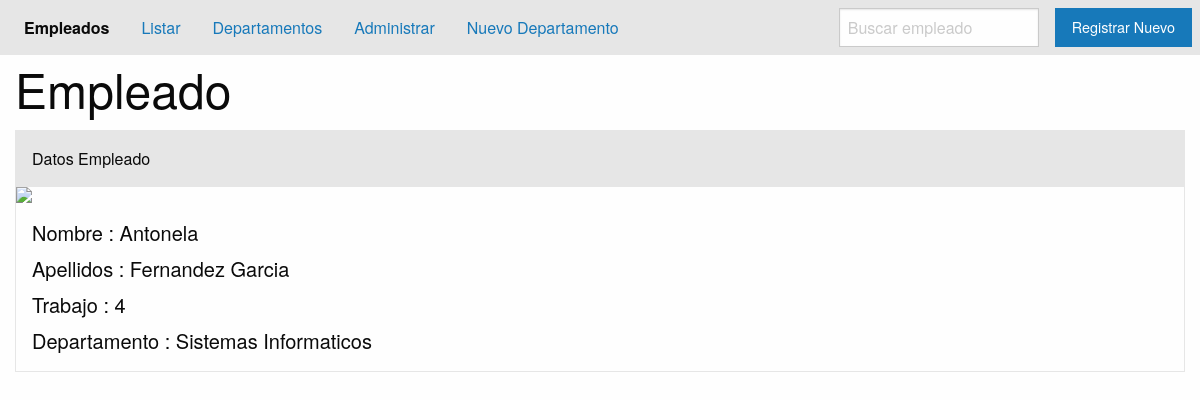
Page /worker_info/1/ on the committed database.
### applications/persona/models.py (models this page shows, shortened)
class Empleado(models.Model):
    jobs = (
        ('0','Contable'),
        ('1','Administrador'),
        ('2','Economista'),
        ('3','Secretario'),
        ('4','Ejecutivo')
    )
    first_name = models.CharField('Nombre', max_length=50)
    last_name = models.CharField('Apellido', max_length=50)
    job = models.CharField('Trabajo', max_length=20, choices=jobs)
    departamento = models.ForeignKey(Departamento, on_delete=models.CASCADE)
    skills = models.ManyToManyField(Skills)
    class Meta:
        verbose_name_plural = 'Workers'

### applications/departamento/models.py (models this page shows)
class Departamento(models.Model):
    name = models.CharField('Nombre', max_length=50)
    iniciales= models.CharField('Iniciales', max_length=20)
    active= models.BooleanField('Activo',default=False)
    class Meta:
        verbose_name = 'Mi departamento'
        verbose_name_plural = 'Areas'
    def __str__(self):
        return self.name

### applications/persona/views.py (the view)
# urls.py: path('worker_info/<pk>/', views.WorkerDetailView.as_view(), name='workerInfo'),
class WorkerDetailView(DetailView):
    model = Empleado
    context_object_name = 'worker'
    template_name = "worker_info.html"

### applications/persona/templates/worker_info.html (shortened to what this page needs)
{% extends 'base.html' %}
{% block content %}
{% include 'header.html' %}
<div class="grid-container">
    <div class="grid-x">
        <h1 class="cell">Empleado</h1>
<div class="card" style="width: 800px;">
    <div class="card-divider">
      Datos Empleado
    </div>
    <img src="static/img/img3.webp">
    <div class="card-section">
      <h5>Nombre : {{ worker.first_name }}</h5>
      <h5>Apellidos : {{ worker.last_name }}</h5>
      <h5>Trabajo : {{ worker.job }}</h5>
      <h5>Departamento : {{ worker.departamento }}</h5>
    </div>
  </div>
</div>
</div>
{% endblock content %}

### rows in the picture
Empleado: first_name "Antonela", last_name "Fernandez Garcia", job "4", departamento "Sistemas Informaticos"
